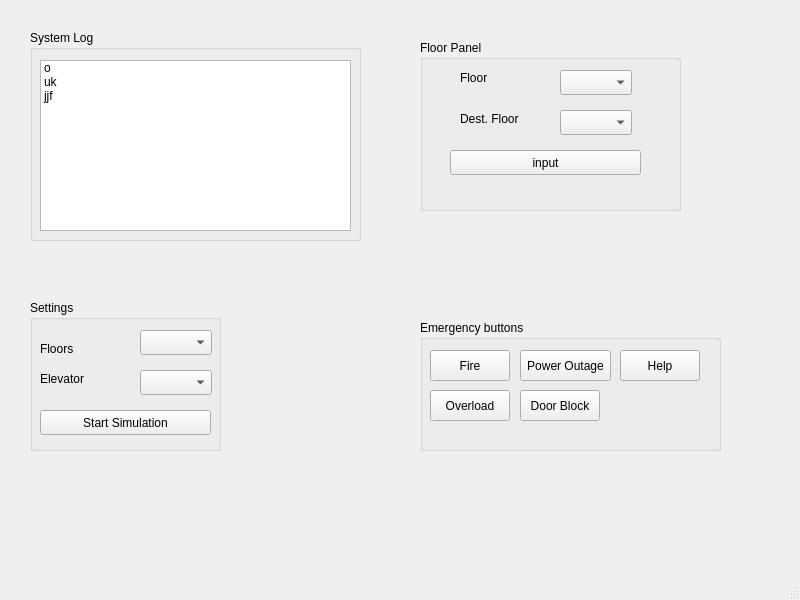
<?xml version="1.0" encoding="UTF-8"?>
<ui version="4.0">
 <class>MainWindow</class>
 <widget class="QMainWindow" name="MainWindow">
  <property name="geometry">
   <rect>
    <x>0</x>
    <y>0</y>
    <width>800</width>
    <height>600</height>
   </rect>
  </property>
  <property name="windowTitle">
   <string>MainWindow</string>
  </property>
  <widget class="QWidget" name="centralwidget">
   <widget class="QGroupBox" name="floorPanelGroupBox">
    <property name="geometry">
     <rect>
      <x>420</x>
      <y>40</y>
      <width>261</width>
      <height>171</height>
     </rect>
    </property>
    <property name="title">
     <string>Floor Panel</string>
    </property>
    <widget class="QPushButton" name="floorPanelButton">
     <property name="geometry">
      <rect>
       <x>30</x>
       <y>110</y>
       <width>191</width>
       <height>25</height>
      </rect>
     </property>
     <property name="text">
      <string>input</string>
     </property>
    </widget>
    <widget class="QComboBox" name="floorPanelComboBox">
     <property name="geometry">
      <rect>
       <x>140</x>
       <y>30</y>
       <width>72</width>
       <height>25</height>
      </rect>
     </property>
    </widget>
    <widget class="QLabel" name="floorPanelLabel">
     <property name="geometry">
      <rect>
       <x>40</x>
       <y>30</y>
       <width>54</width>
       <height>16</height>
      </rect>
     </property>
     <property name="text">
      <string>Floor</string>
     </property>
    </widget>
    <widget class="QLabel" name="floorPanelDestFloorLabel">
     <property name="geometry">
      <rect>
       <x>40</x>
       <y>70</y>
       <width>71</width>
       <height>17</height>
      </rect>
     </property>
     <property name="text">
      <string>Dest. Floor</string>
     </property>
    </widget>
    <widget class="QComboBox" name="floorPanelDestFloorComboBox">
     <property name="geometry">
      <rect>
       <x>140</x>
       <y>70</y>
       <width>72</width>
       <height>25</height>
      </rect>
     </property>
    </widget>
   </widget>
   <widget class="QGroupBox" name="EmergencyButtonsGroupBox">
    <property name="geometry">
     <rect>
      <x>420</x>
      <y>320</y>
      <width>301</width>
      <height>131</height>
     </rect>
    </property>
    <property name="title">
     <string>Emergency buttons</string>
    </property>
    <widget class="QPushButton" name="EmergencyFireButton">
     <property name="geometry">
      <rect>
       <x>10</x>
       <y>30</y>
       <width>80</width>
       <height>31</height>
      </rect>
     </property>
     <property name="text">
      <string>Fire</string>
     </property>
    </widget>
    <widget class="QPushButton" name="EmergencyPowerOutageButton">
     <property name="geometry">
      <rect>
       <x>100</x>
       <y>30</y>
       <width>91</width>
       <height>31</height>
      </rect>
     </property>
     <property name="text">
      <string>Power Outage</string>
     </property>
    </widget>
    <widget class="QPushButton" name="EmergencyOverloadButton">
     <property name="geometry">
      <rect>
       <x>10</x>
       <y>70</y>
       <width>80</width>
       <height>31</height>
      </rect>
     </property>
     <property name="text">
      <string>Overload</string>
     </property>
    </widget>
    <widget class="QPushButton" name="EmergencydoorBlockButton">
     <property name="geometry">
      <rect>
       <x>100</x>
       <y>70</y>
       <width>80</width>
       <height>31</height>
      </rect>
     </property>
     <property name="text">
      <string>Door Block</string>
     </property>
    </widget>
    <widget class="QPushButton" name="EmergencyHelpButton">
     <property name="geometry">
      <rect>
       <x>200</x>
       <y>30</y>
       <width>80</width>
       <height>31</height>
      </rect>
     </property>
     <property name="text">
      <string>Help</string>
     </property>
    </widget>
   </widget>
   <widget class="QGroupBox" name="SystemLogGroupBox">
    <property name="geometry">
     <rect>
      <x>30</x>
      <y>30</y>
      <width>331</width>
      <height>211</height>
     </rect>
    </property>
    <property name="title">
     <string>System Log</string>
    </property>
    <widget class="QListWidget" name="SystemLogListWidget">
     <property name="geometry">
      <rect>
       <x>10</x>
       <y>30</y>
       <width>311</width>
       <height>171</height>
      </rect>
     </property>
     <item>
      <property name="text">
       <string>o</string>
      </property>
     </item>
     <item>
      <property name="text">
       <string>uk</string>
      </property>
     </item>
     <item>
      <property name="text">
       <string>jjf</string>
      </property>
     </item>
    </widget>
   </widget>
   <widget class="QGroupBox" name="SettingsGroupBox">
    <property name="geometry">
     <rect>
      <x>30</x>
      <y>300</y>
      <width>191</width>
      <height>151</height>
     </rect>
    </property>
    <property name="title">
     <string>Settings</string>
    </property>
    <widget class="QComboBox" name="SettingsFloorsComboBox">
     <property name="geometry">
      <rect>
       <x>110</x>
       <y>30</y>
       <width>72</width>
       <height>25</height>
      </rect>
     </property>
    </widget>
    <widget class="QComboBox" name="SettingsElevatorComboBox">
     <property name="geometry">
      <rect>
       <x>110</x>
       <y>70</y>
       <width>72</width>
       <height>25</height>
      </rect>
     </property>
    </widget>
    <widget class="QLabel" name="SettingsFloorsLabel">
     <property name="geometry">
      <rect>
       <x>10</x>
       <y>40</y>
       <width>54</width>
       <height>17</height>
      </rect>
     </property>
     <property name="text">
      <string>Floors</string>
     </property>
    </widget>
    <widget class="QLabel" name="SettingsElevatorLabel">
     <property name="geometry">
      <rect>
       <x>10</x>
       <y>70</y>
       <width>54</width>
       <height>17</height>
      </rect>
     </property>
     <property name="text">
      <string>Elevator</string>
     </property>
    </widget>
    <widget class="QPushButton" name="SettingsStartSimulationButton">
     <property name="geometry">
      <rect>
       <x>10</x>
       <y>110</y>
       <width>171</width>
       <height>25</height>
      </rect>
     </property>
     <property name="text">
      <string>Start Simulation</string>
     </property>
    </widget>
   </widget>
  </widget>
  <widget class="QStatusBar" name="statusbar"/>
 </widget>
 <resources/>
 <connections/>
</ui>
